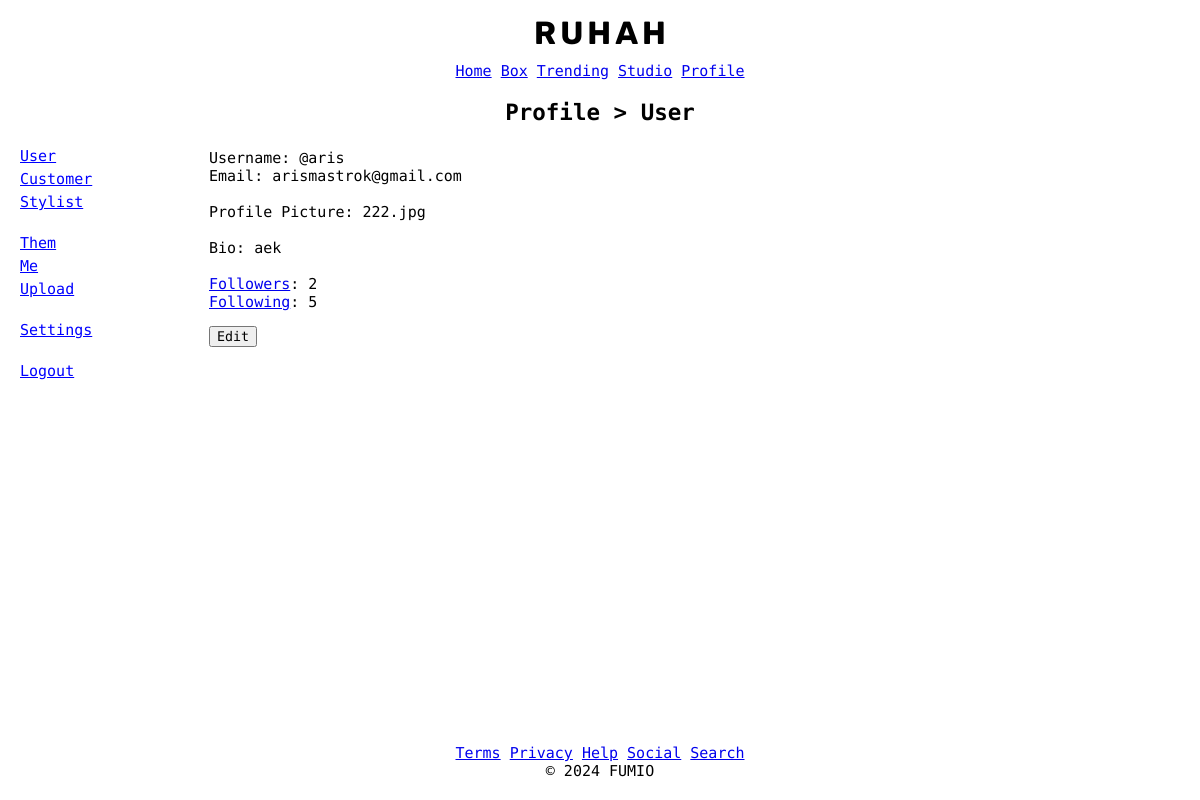
Page /accounts/profile/ (signed in) on the committed database.
### accounts/models.py (models this page shows, shortened)
class CustomUser(AbstractUser):
    is_stylist = models.CharField(max_length=10, choices=[('yes', 'Yes'), ('no', 'No')], default='no')
    is_customer = models.CharField(max_length=10, choices=[('yes', 'Yes'), ('no', 'No')], default='no')
    is_seller = models.CharField(max_length=10, choices=[('yes', 'Yes'), ('no', 'No')], default='no')
    bio = models.CharField(max_length=150, blank=True, null=True)
    name = models.CharField(max_length=30, blank=True, null=True)
    pfp = models.ImageField(upload_to='pfps/', blank=True, null=True, default='pfps/default_img.jpg')
    followers_list = models.ManyToManyField(
        'self',
        through='UserFollows',
        symmetrical=False,
        related_name='following_list'
    )
    @property
    def followers_num(self):
        return UserFollows.objects.filter(user_to=self).count()
    @property
    def following_num(self):
        return UserFollows.objects.filter(user_from=self).count()

### accounts/views.py (the view, shortened to what this page needs)
# urls.py: path('profile/', views.profile, name='profile'),
@login_required
def profile(request):
    user = request.user
    customer = getattr(user, 'customer', None)
    stylist = getattr(user, 'stylist', None)
    user_form = UserProfileForm(instance=user, user=user)
    customer_form = CustomerForm(instance=customer, customer=customer) if customer else None
    stylist_form = StylistForm(instance=stylist, stylist=stylist) if stylist else None
    portrait_upload_form = PortraitUploadForm(user=user)  # Pass user to the form
    editing = request.GET.get('edit') == 'true'
    return render(request, 'accounts/profile.html', {
        'user_form': user_form,
        'customer_form': customer_form,
        'stylist_form': stylist_form,
        'portrait_upload_form': portrait_upload_form,
        'user': user,
        'editing': editing
    })

### accounts/templatetags/custom_filters.py (called while the page is built)
@register.filter
def filename(value):
    return value.split('/')[-1]

### accounts/templates/accounts/profile.html (shortened to what this page needs)
{% extends "core/base.html" %}
{% load custom_filters %}
{% block content %}
<div id="profile-menu-content" style="display: flex; width: 100%; margin-top: -10px;">
    <div id="profile-menu" style="width: 15%;">
        <a href="#" onclick="showContent('user', 'Profile > User')" style="text-decoration-line: underline; color: blue;">User</a>
        <a href="#" onclick="showContent('customer', 'Profile > Customer')" style="text-decoration-line: underline; color: blue;">Customer</a>
        <a href="#" onclick="showContent('stylist', 'Profile > Stylist')" style="text-decoration-line: underline; color: blue;">Stylist</a>
        <br>
        <a href="#" onclick="showContent('them', 'Profile > Them')" style="text-decoration-line: underline; color: blue;">Them</a>
        <a href="#" onclick="showContent('me', 'Profile > Me')" style="text-decoration-line: underline; color: blue;">Me</a>
        <a href="#" onclick="showContent('upload', 'Profile > Upload')" style="text-decoration-line: underline; color: blue;">Upload</a>
        <br>
        <a href="#" onclick="showContent('settings', 'Profile > Settings')" style="text-decoration-line: underline; color: blue;">Settings</a>
        <br>
        <form method="post" action="{% url 'accounts:logout' %}" style="display: inline;">
        <button type="submit" class="nav-link logout-button">Logout</button>
        </form>
    </div>
    <div id="content" style="width: 70%; padding-left: 5px; margin-top: -16px; text-align: left; display: flex; align-items: flex-start;">
        <div id="user" class="content-section" style="display: none; padding: 10px;">
            {% if editing %}
                <form method="post" action="{% url 'accounts:profile' %}" enctype="multipart/form-data">
                    {% csrf_token %}
                    <p style="margin-top: 8px; text-align: left;">
                        Username: @{{ user_form.username }}<br>
                        Email: {{ user_form.email }}<br>
                        <br>
                        <label for="id_pfp">Profile Picture: </label>
                        <input type="file" name="pfp" id="id_pfp"><br><br>
                        Bio: {{ user_form.bio }}<br>
                        <br>
                        <a href="{% url 'accounts:followers_list' user.username %}">Followers</a>: {{ user.followers_num }}<br>
                        <a href="{% url 'accounts:following_list' user.username %}">Following</a>: {{ user.following_num }}<br>
                    </p>
                    <input type="hidden" name="user_form" value="user_form">
                    <button type="submit">Save changes</button>
                </form>
            {% else %}
                <p style="margin-top: 8px; text-align: left;">
                    Username: @{{ user.username }}<br>
                    Email: {{ user.email }}<br>
                    <br>
                    Profile Picture: {{ user.pfp.url|filename }}<br>
                    <br>
                    Bio: {{ user.bio }}<br>
                    <br>
                    <a href="{% url 'accounts:followers_list' user.username %}">Followers</a>: {{ user.followers_num }}<br>
                    <a href="{% url 'accounts:following_list' user.username %}">Following</a>: {{ user.following_num }}<br>
                </p>
                <form method="get" action="{% url 'accounts:profile' %}">
                    <button type="submit" name="edit" value="true">Edit</button>
                </form>
            {% endif %}
        </div>
    </div>
    <div id="empty-area" style="width: 15%;">
    </div>
</div>
{% endblock %}

### core/static/core/styles.css (style rules this page uses)
html { height: 100%; }
body { display: flex; flex-direction: column; min-height: 100vh; margin: 0 20px; font-family: 'Roboto Mono'; font-size: 15px; }
select, option, button, input, textarea { font-family: 'Roboto Mono'; }
.logout-button { background: none; color: blue; border: none; padding: 0; font-family: inherit; font-size: inherit; cursor: pointer; text-decoration: underline; font-weight: normal; }
#content { flex: 1; display: flex; flex-direction: column; align-items: center; }

### accounts/templates/accounts/profile.html (style rules this page uses)
#profile-menu a { display: block; margin-bottom: 5px; text-align: left; }

### rows in the picture
CustomUser: username "aris", email "arismastrok@gmail.com", pfp|filename "222.jpg", bio "aek", followers_num "2", following_num "5"
